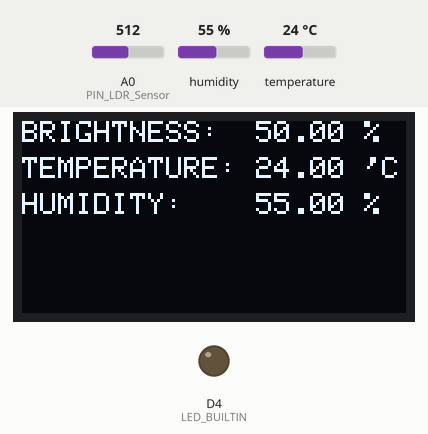
The program below on a simulated ESP8266 (NodeMCU). Shown: 128×64 one-colour display, output pins drawn as LEDs (lit = HIGH, except the on-board LED, lit = LOW). Inputs (shaded band) come from the test bench; at power-on: humidity 55 %, A0 (PIN_LDR_Sensor) = 512, temperature 24 °C. What the program prints to the serial monitor is not drawn.

Above: at 1.7 s.
1.8 s: humidity set to 22 %
At 3.4 s:
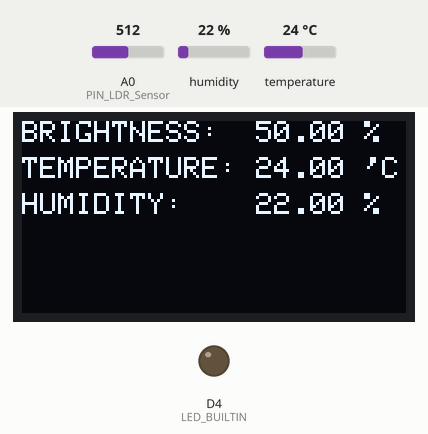
4.1 s: A0 (PIN_LDR_Sensor) set to 716
At 5.9 s:
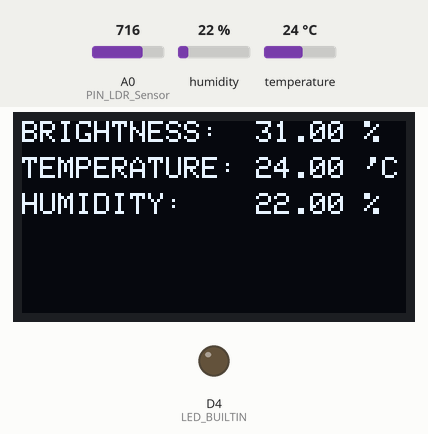
6.2 s: temperature set to 12 °C
At 7.3 s:
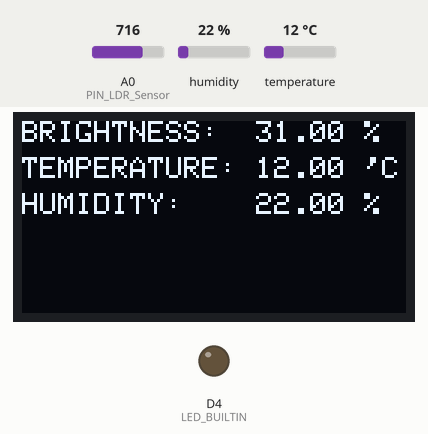
8.2 s: A0 (PIN_LDR_Sensor) set to 900
At 9.9 s:
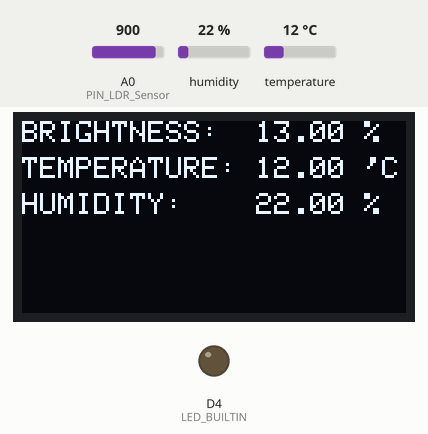
10.3 s: humidity set to 40 %
At 11.2 s:
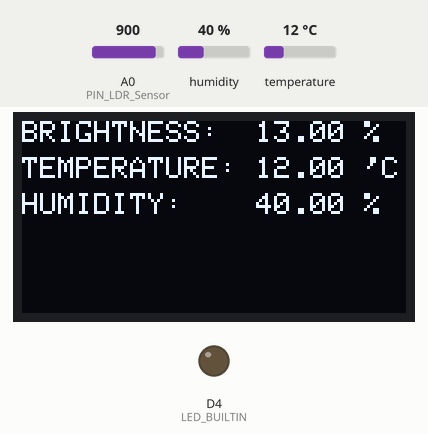
12.4 s: A0 (PIN_LDR_Sensor) set to 1023
At 13.8 s:
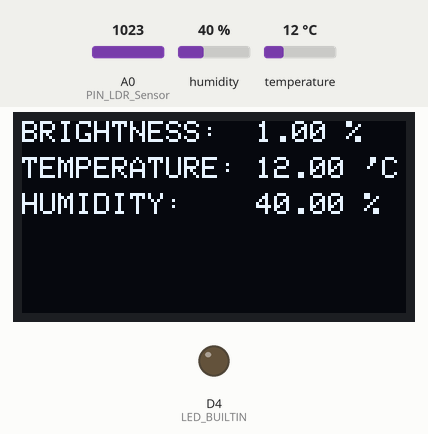
Timing chart, 0 to 15.4 s (numbered marks = the images above; inputs shaded):
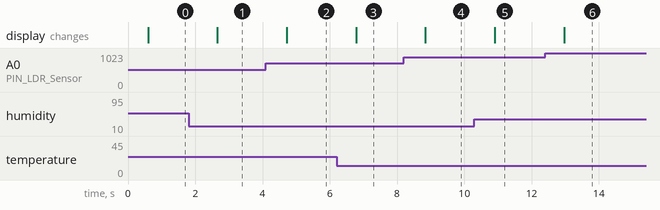

The program:

main.cpp
```cpp
#include <Arduino.h>
#include <Adafruit_GFX.h>
#include <Adafruit_Sensor.h>
#include <Adafruit_SSD1306.h>
#include <DHT.h>
#include <DHT_U.h>
#include <SPI.h>
#include <Wire.h>

#define PIN_DHT_Sensor D3
#define PIN_LDR_Sensor A0
#define PIN_SSD1306_RESET D0
#define DHTTYPE DHT22

Adafruit_SSD1306 display(PIN_SSD1306_RESET);
DHT_Unified dht(PIN_DHT_Sensor, DHTTYPE);

// SENSOR VALUES
float brightness = 0;
float temperature = 0;
float humidity = 0;

void turnDisplay(bool state) {
  if (state) {
    display.ssd1306_command(SSD1306_DISPLAYON);
  } else {
    display.ssd1306_command(SSD1306_DISPLAYOFF);
  }
}

void splashscreen() {
  display.clearDisplay();

  display.setTextColor(WHITE);
  display.setTextSize(2);

  display.setCursor(22, 15);
  display.println("Weather");

  display.setCursor(22, 40);
  display.println("Station");

  display.display();
}

void readSensors() {

  sensors_event_t event;

  dht.temperature().getEvent(&event);
  if (isnan(event.temperature)) {
    Serial.println("Error reading temperature!");
  } else {
    temperature = event.temperature;
  }

  dht.humidity().getEvent(&event);
  if (isnan(event.relative_humidity))
  {
    Serial.println("Error reading humidity!");
  } else {
    humidity = event.relative_humidity;
  }

  brightness = (int)(100 - (analogRead(PIN_LDR_Sensor) * 100 / 1024));

  Serial.println("BRIGHTNESS: " + (String)brightness + " %");
  Serial.println("TEMPERATURE: " + (String)temperature + " 'C");
  Serial.println("HUMIDITY: " + (String)humidity + " %");
}

void displaySensors() {
  display.clearDisplay();

  display.setTextColor(WHITE);
  display.setTextSize(1);

  display.setCursor(0, 0);
  display.println("BRIGHTNESS:  " + (String)brightness + " %");

  display.setCursor(0, 12);
  display.println("TEMPERATURE: " + (String)temperature + " 'C");

  display.setCursor(0, 24);
  display.println("HUMIDITY:    " + (String)humidity + " %");

  display.display();
}

void setup() {
  Serial.begin(9600);
  Serial.println("");

  Serial.println("START: setup()");

  // init display
  display.begin(SSD1306_SWITCHCAPVCC, 0x3C);

  // setup PIN MODES
  pinMode(LED_BUILTIN, OUTPUT);

  // LED_BUILTIN ON
  digitalWrite(LED_BUILTIN, LOW);

  readSensors();
  splashscreen();

  delay(500);

  // LED_BUILTIN OFF
  digitalWrite(LED_BUILTIN, HIGH);

  Serial.println("END: setup()");
}

void loop() {
  readSensors();
  displaySensors();
  delay(1000);
}
```

Measured:
- after the input at 1.8 s, the display: changes after 0.86 s (image 1)
- after the input at 4.1 s, the display: changes after 0.62 s (image 2)
- after the input at 6.2 s, the display: changes after 0.58 s (image 3)
- after the input at 8.2 s, the display: changes after 0.64 s (image 4)
- after the input at 10.3 s, the display: changes after 0.60 s (image 5)
- after the input at 12.4 s, the display: changes after 0.56 s (image 6)
